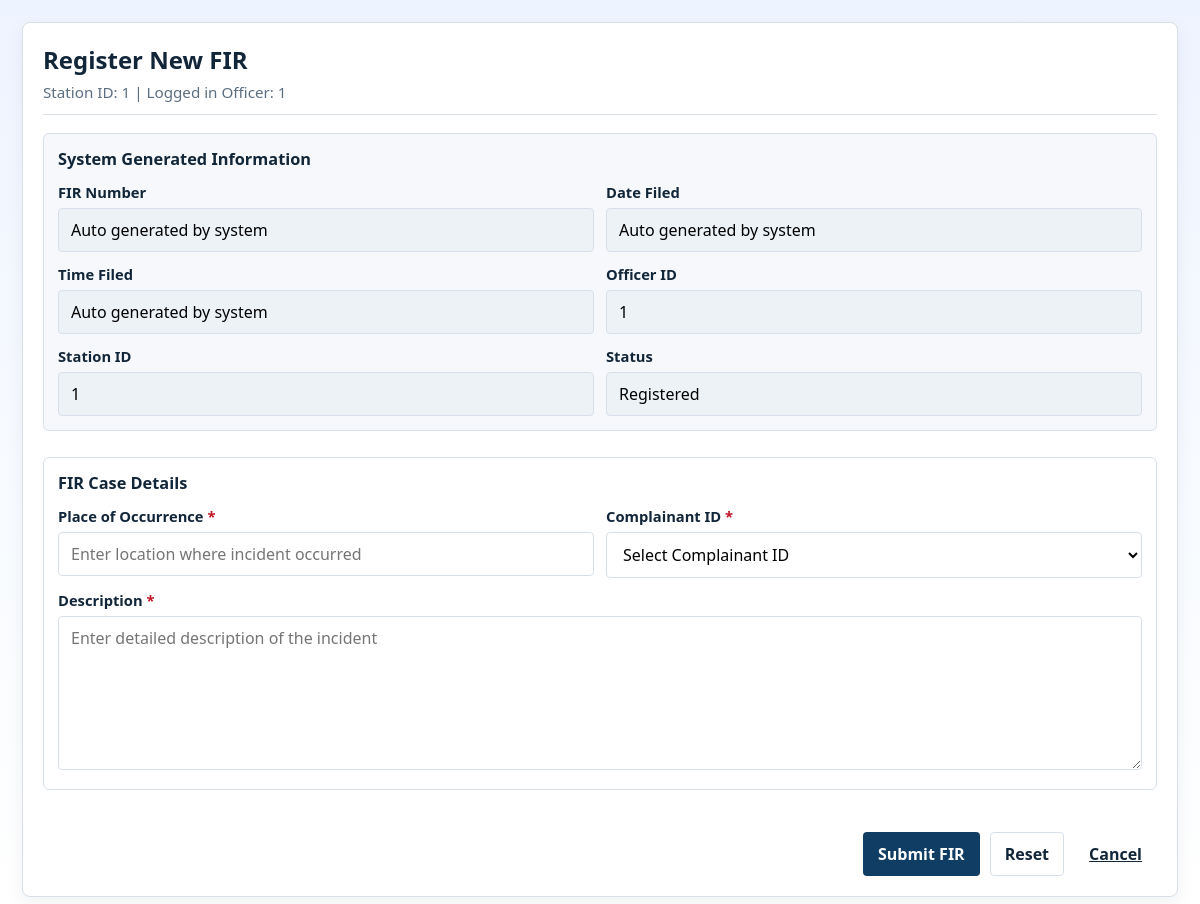
Before: /new_fir (signed in) with the older database file.
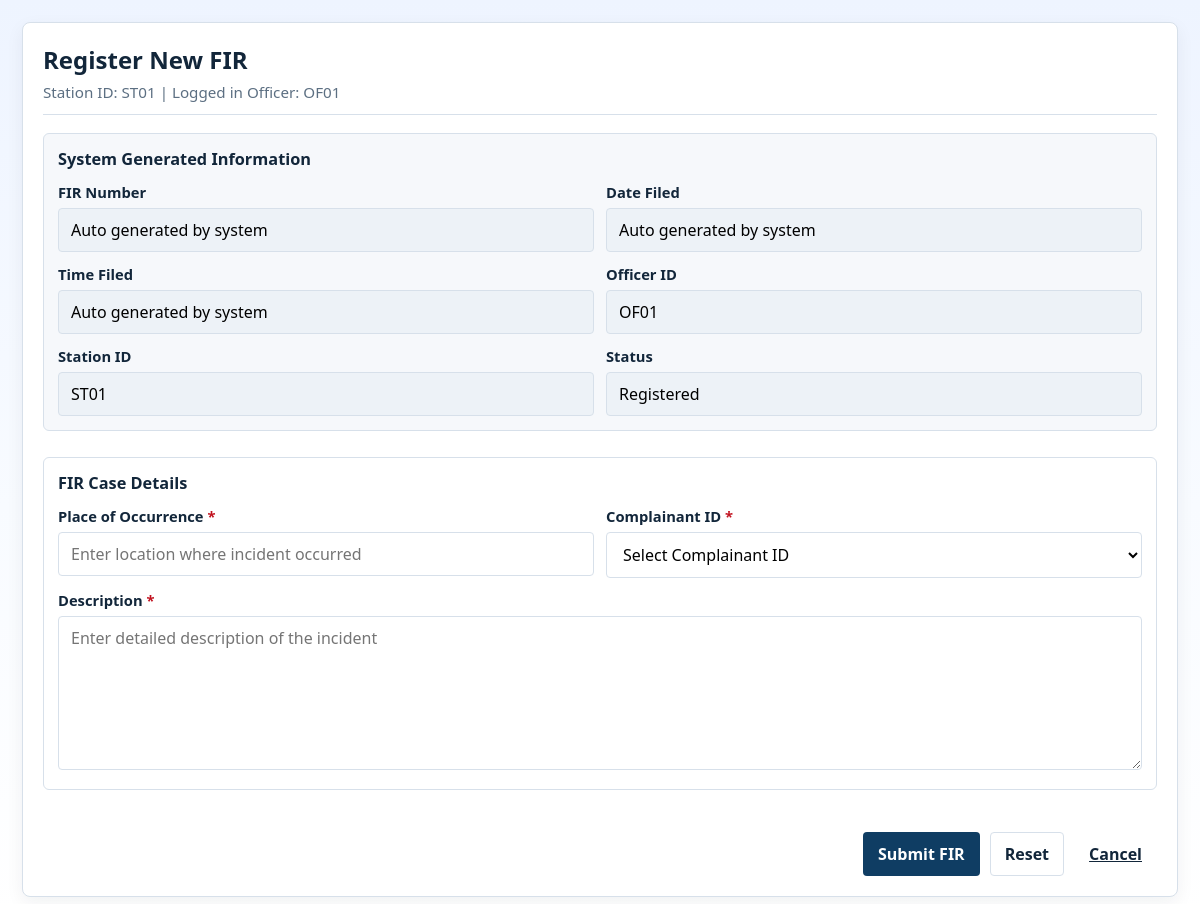
After: the same page with the newer database file.
### tables this page shows
CREATE TABLE fir (
        fir_id TEXT PRIMARY KEY,
        fir_no TEXT UNIQUE NOT NULL,
        date_filed TEXT NOT NULL,
        time_filed TEXT NOT NULL,
        place_of_occurrence TEXT NOT NULL,
        description TEXT NOT NULL,
        status TEXT NOT NULL DEFAULT 'Registered' CHECK (
            status IN ('Registered', 'Under Investigation', 'Pending Review', 'Rejected', 'Closed')
        ),
        complainant_id TEXT NOT NULL,
        officer_id TEXT NOT NULL,
        station_id TEXT NOT NULL,
        FOREIGN KEY (complainant_id) REFERENCES complainant(complainant_id),
        FOREIGN KEY (officer_id) REFERENCES officer(officer_id),
        FOREIGN KEY (station_id) REFERENCES police_station(station_id)
    );

### app.py (the view, shortened to what this page needs)
@app.route('/new_fir', methods=['POST', 'GET'])
def new_fir():
    if not session.get('officerId'):
        abort(403)
    if request.method == 'GET':
        complainant_ids = _get_complainant_ids()
        return render_template('new_fir.html', complainant_ids=complainant_ids)

### app.py (called while the page is built)
def _extract_id_list(items, primary_keys, fallback_index=0):
    ids = []
    for item in items or []:
        value = None
        if isinstance(item, dict):
            for key in primary_keys:
                if item.get(key) is not None:
                    value = item.get(key)
                    break
        elif isinstance(item, (list, tuple)) and len(item) > fallback_index:
            value = item[fallback_index]
        else:
            value = item
        if value is not None and str(value).strip():
            ids.append(str(value))
    return sorted(set(ids))

### backend.py (called while the page is built, shortened)
def get_all_firs(stationId):
    if stationId:
        return database.fetch_all(
            """
            SELECT fir_id, fir_no, date_filed, time_filed, place_of_occurrence, description, status,
                   complainant_id, officer_id, station_id
            FROM fir
            WHERE station_id = ?
            ORDER BY date_filed DESC, time_filed DESC
            """,
            (stationId,),
        )

### database.py (called while the page is built)
def get_connection() -> sqlite3.Connection:
    conn = sqlite3.connect(DB_PATH)
    conn.row_factory = sqlite3.Row
    conn.execute("PRAGMA foreign_keys = ON;")
    return conn

### templates/new_fir.html (shortened to what this page needs)
<!doctype html>
<html lang="en">
<head>
  <link rel="stylesheet" href="{{ url_for('static', filename='css/style.css') }}">
</head>
<body>
  <main class="officer-page">
    <div class="officer-container">
      <article class="panel-card">
        <header class="panel-header">
          <h2>Register New FIR</h2>
          <p class="subtitle-tight">Station ID: {{ session.get('stationId', 'N/A') }} | Logged in Officer: {{ session.get('officerId', 'N/A') }}</p>
        </header>
        <hr>
        <form class="form" method="POST" action="{{ url_for('new_fir') }}">
          <section class="form-box system-box">
            <h3>System Generated Information</h3>
            <div class="form-grid two-col">
              <div class="field-group">
                <label for="fir_no">FIR Number</label>
                <input id="fir_no" name="fir_no" type="text" value="Auto generated by system" readonly>
              </div>
              <div class="field-group">
                <label for="date_filed">Date Filed</label>
                <input id="date_filed" name="date_filed" type="text" value="Auto generated by system" readonly>
              </div>
              <div class="field-group">
                <label for="time_filed">Time Filed</label>
                <input id="time_filed" name="time_filed" type="text" value="Auto generated by system" readonly>
              </div>
              <div class="field-group">
                <label for="officer_id">Officer ID</label>
                <input id="officer_id" name="officer_id" type="text" value="{{ session.get('officerId', '') }}" readonly>
              </div>
              <div class="field-group">
                <label for="station_id">Station ID</label>
                <input id="station_id" name="station_id" type="text" value="{{ session.get('stationId', '') }}" readonly>
              </div>
              <div class="field-group">
                <label for="status">Status</label>
                <input id="status" name="status" type="text" value="Registered" readonly>
              </div>
            </div>
          </section>
          <section class="form-box">
            <h3>FIR Case Details</h3>
            <div class="form-grid two-col">
              <div class="field-group">
                <label for="place_of_occurrence">Place of Occurrence <span class="required">*</span></label>
                <input id="place_of_occurrence" name="place_of_occurrence" type="text" placeholder="Enter location where incident occurred" required>
              </div>
              <div class="field-group">
                <label for="complainant_id">Complainant ID <span class="required">*</span></label>
                <select id="complainant_id" name="complainant_id" required>
                  <option value="">Select Complainant ID</option>
                </select>
              </div>
              <div class="field-group full-width">
                <label for="description">Description <span class="required">*</span></label>
                <textarea id="description" name="description" rows="6" placeholder="Enter detailed description of the incident" required></textarea>
              </div>
            </div>
          </section>
          <div class="form-actions">
            <button type="submit" class="btn btn-primary">Submit FIR</button>
            <button type="reset" class="btn btn-secondary">Reset</button>
            <a class="btn btn-ghost" href="{{ url_for('home') }}">Cancel</a>
          </div>
        </form>
      </article>
    </div>
  </main>
</body>
</html>

Changed rows visible on the page:
added fir: get "OF01"
Other visible differences:
{{ session.get('stationId', 'N/A') }}: "1" → "ST01"
form field officer_id: "1" → "OF01"
form field station_id: "1" → "ST01"
{{ session.get('officerId', 'N/A') }}: "1" → (not shown)
